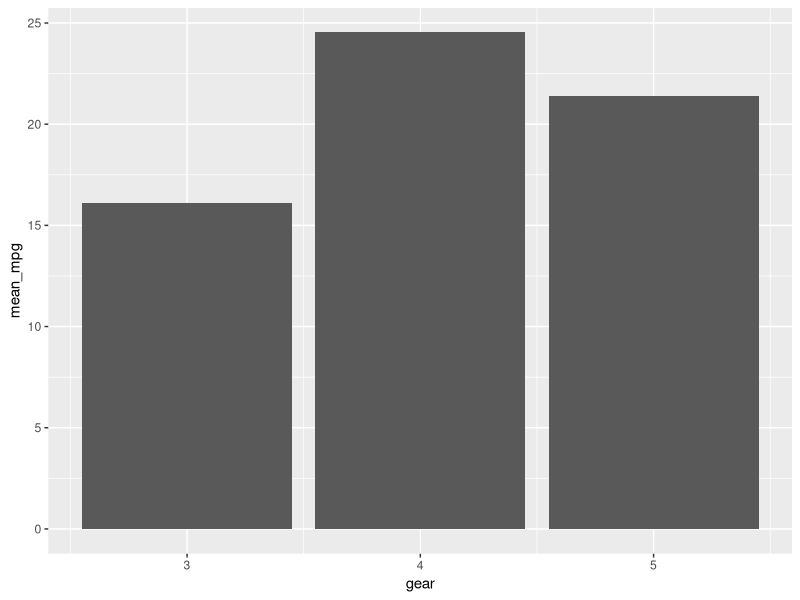

Generate this figure with R: (Note: this script raises an error after producing the figure.)
## ---- chunk 1
#| echo: false
tibble::tribble(
  ~country, ~code, ~"2015", ~"2016",
  "Aruba", "ABW", 28419.264, 28449.713,
  "Albania", "ALB", 3952.8036, 4124.055
)
## ---- chunk 2
#| echo: false
tibble::tribble(
  ~country, ~ code, ~ year, ~ gdp,
  "Aruba", "ABW", 2015, 28419.2645,
  "Aruba", "ABW", 2016, 28449.713,
  "Albania", "ALB", 2015, 3952.8036,
  "Albania", "ALB", 2016, 4124.055,
)
## ---- chunk 3
class(mtcars)
## ---- chunk 4
#| echo: false
library(tibble)
## ---- chunk 5
class(as_tibble(mtcars))
## ---- chunk 6
library(tidyverse)
## ---- chunk 7
#| echo: true
#| output-location: slide
ggplot(
  data = ungroup(summarise(group_by(mtcars, gear), mean_mpg = mean(mpg))),
  aes(x = gear, y = mean_mpg)
) +
  geom_col()
## ---- chunk 8
# read in data
covid_cases <- read_rds("../data/covid_cases.rds")
covid_cases
## ---- chunk 9
covid_cases <- covid_cases %>% 
  pivot_longer(
    cols = -date,
    names_to = "country", 
    names_pattern = "cases_(.+)",
    values_to = "cases"
  )
covid_cases
## ---- chunk 10
class(12)
class(c(12))
class(c(12, 13, 14))
## ---- chunk 11
str(covid_cases)
## ---- chunk 12
covid_cases$date[10000:10010]
covid_cases$country[10000:10010]
covid_cases$cases[10000:10010]
## ---- chunk 13
covid_cases %>% slice(10000:10010) %>% pull(date)
covid_cases %>% slice(10000:10010) %>% pull(country)
covid_cases %>% slice(10000:10010) %>% pull(cases)
## ---- chunk 14
data <- covid_cases$cases[10000:10010]

# before
data

squared_data <- numeric() # create new object to hold new data
idx <- seq(1, length(data)) # create index vector from 1 to the length of data
for (i in idx) {
  squared_data[i] <- data[i]^2
}

# after
squared_data
## ---- chunk 15
# before
squared_data

# after
sqrt_data <- sqrt(squared_data)
sqrt_data

# alternative using `sapply()`
sqrt_data <- sapply(squared_data, sqrt)
sqrt_data
## ---- chunk 16
area_from_diameter <- function(d) {
  return(3.14 * (sqrt(d) / 2)^2)
}
sapply(data, area_from_diameter)
## ---- chunk 17
# alternatively
sapply(data, \(d) 3.14 * (sqrt(d) / 2)^2)
## ---- chunk 18
map(data, \(d) 3.14 * (sqrt(d) / 2)^2) %>% list_c()
## ---- chunk 19
data2 <- c(29, 37, 22, 35, 39, 29, 30, 33, 43, 36, 26)

map2(data, data2, \(d, l) (3.14 * (sqrt(d) / 2)^2) + (l^2)) %>% list_c()
## ---- chunk 20
mtcars %>% 
  mutate(
    hp_p_wt = map2(hp, wt, \(h, w) h / (w / 2.205)) %>% unlist(),
    .before = mpg
  )
## ---- chunk 21
#| output-location: fragment
plot(
  x = mtcars$wt,
  y = mtcars$mpg,
  xlab = "Weight (1000 lbs)",
  ylab = "Miles Per Gallon",
  main = "MPG vs. Weight",
  pch = 19,       # Solid circle points
  col = "blue"
)
## ---- chunk 22
#| output-location: fragment
ggplot(mtcars, aes(x = wt, y = mpg)) +
  geom_point(color = "blue") +
  scale_x_continuous("Weight (1000 lbs)") +
  scale_y_continuous("Miles Per Gallon") +
  ggtitle("MPG vs. Weight") + 
  theme_bw()
